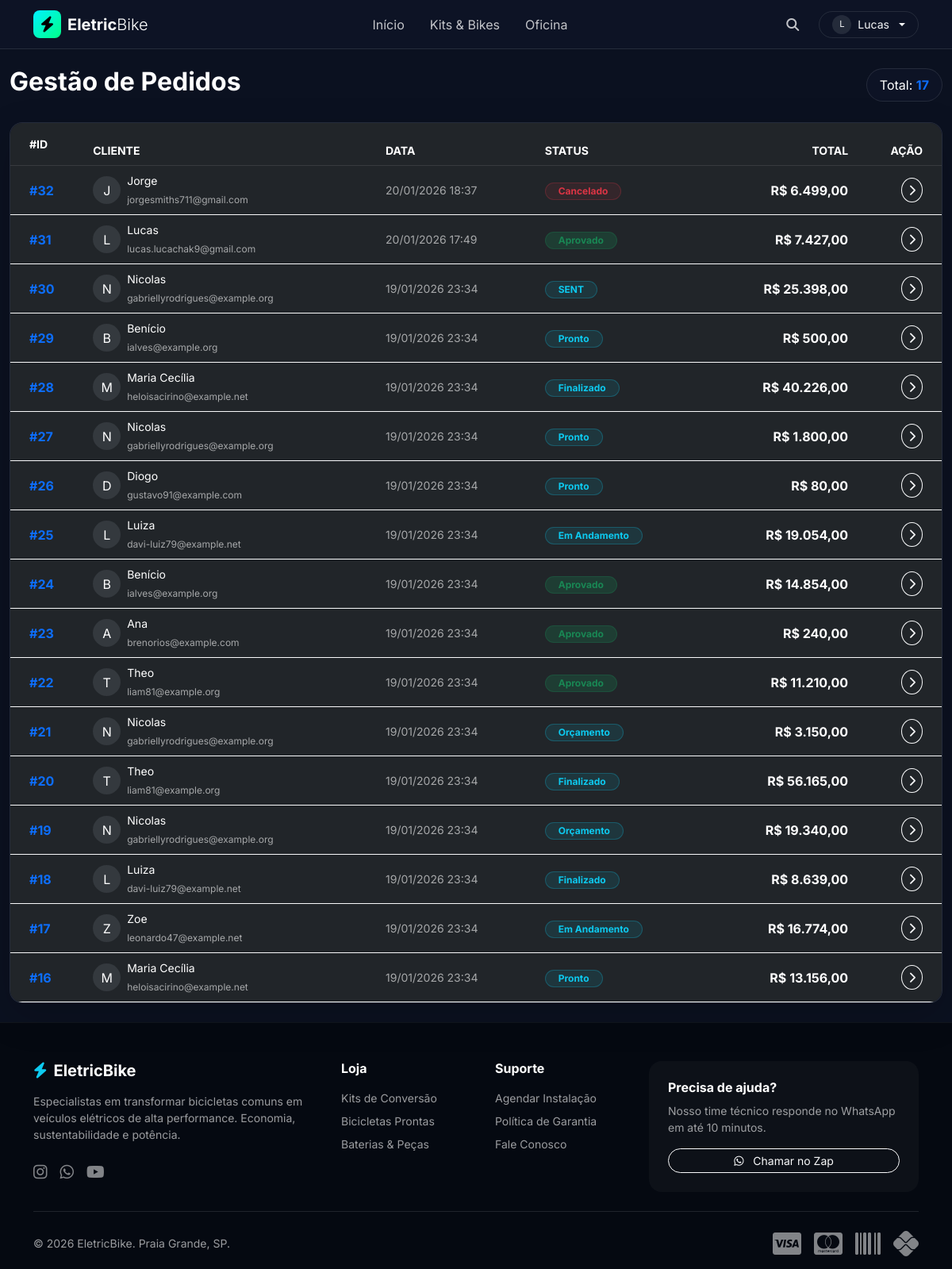
Page /staff/orders/ (signed in) on the committed database.
### Accounts/models.py (models this page shows, shortened)
class User(AbstractUser, TimeStampedModel):
    username = None
    email = models.EmailField('Email', unique=True)
    is_client = models.BooleanField("É Cliente?", default=False)
    is_staff_member = models.BooleanField("É da Equipe?", default=False)
    USERNAME_FIELD = 'email'
    REQUIRED_FIELDS = []
    objects = CustomUserManager()

### Orders/models.py (models this page shows, shortened)
class Order(TimeStampedModel):
    STATUS_CHOICES = [
        ('QUOTE', 'Orçamento'),
        ('APPROVED', 'Aprovado'),
        ('IN_PROGRESS', 'Em Andamento'),
        ('READY', 'Pronto'),
        ('FINISHED', 'Finalizado'),
        ('CANCELED', 'Cancelado'),
    ]
    client = models.ForeignKey(Client, on_delete=models.CASCADE, related_name='orders')
    status = models.CharField(max_length=20, choices=STATUS_CHOICES, default='QUOTE')
    total_amount = models.DecimalField("Valor Total", max_digits=10, decimal_places=2, default=0.00)
    class Meta:
        verbose_name = "Pedido"
        verbose_name_plural = "Pedidos"
        ordering = ['-created_at']

### Clients/models.py (models this page shows, shortened)
class Client(models.Model):
    user = models.OneToOneField(settings.AUTH_USER_MODEL, on_delete=models.CASCADE, related_name='client')
    cpf = models.CharField(max_length=14, unique=True, null=True, blank=True)
    phone = models.CharField(max_length=20, null=True, blank=True)
    address = models.CharField("Endereço", max_length=255, null=True, blank=True)
    number = models.CharField("Número", max_length=10, null=True, blank=True)
    complement = models.CharField("Complemento", max_length=50, null=True, blank=True)
    district = models.CharField("Bairro", max_length=100, null=True, blank=True)
    city = models.CharField("Cidade", max_length=100, null=True, blank=True)
    state = models.CharField("Estado", max_length=2, null=True, blank=True) # UF (SP, RJ...)
    zip_code = models.CharField("CEP", max_length=9, null=True, blank=True)

### Staff/views.py (the view)
# urls.py: path("orders/", views.StaffOrderListView.as_view(), name="staff_order_list"),
class StaffOrderListView(StaffRequiredMixin, ListView):
    model = Order
    template_name = 'staff/order_list.html'
    context_object_name = 'orders'
    ordering = ['-created_at']
    paginate_by = 20
    def get_queryset(self):
        return Order.objects.select_related('client__user').order_by('-created_at')

### Staff/mixins.py (called while the page is built)
    def dispatch(self, request, *args, **kwargs):
        if not request.user.is_authenticated:
            return self.handle_no_permission()
        if not request.user.is_staff:
            return redirect('home')
        return super().dispatch(request, *args, **kwargs)

### Staff/models.py (called while the page is built)
    @classmethod
    def get_solo(cls):
        obj, created = cls.objects.get_or_create(pk=1)
        return obj

### Templates/staff/order_list.html (shortened to what this page needs)
{% extends 'base.html' %}
{% load humanize %}
{% block content %}
<div class="container-fluid py-4">
    <div class="d-flex justify-content-between align-items-center mb-4">
        <h2 class="fw-bold text-white">Gestão de Pedidos</h2>
        <div class="bg-glass px-3 py-2 rounded-pill text-white border border-light border-opacity-10">
            Total: <span class="fw-bold text-primary">{{ orders.count }}</span>
        </div>
    </div>
    <div class="bg-glass rounded-4 overflow-hidden border border-light border-opacity-10 shadow-lg">
        <div class="table-responsive">
            <table class="table table-dark table-hover mb-0 align-middle" style="background: transparent;">
                <thead>
                    <tr class="text-uppercase text-muted small border-bottom border-light border-opacity-10">
                        <th class="ps-4 py-3">#ID</th>
                        <th>Cliente</th>
                        <th>Data</th>
                        <th>Status</th>
                        <th class="text-end">Total</th>
                        <th class="text-end pe-4">Ação</th>
                    </tr>
                </thead>
                <tbody>
                    {% for order in orders %}
                    <tr class="cursor-pointer border-light border-opacity-5" onclick="window.location='{% url 'staff_order_detail' order.id %}'">
                        <td class="ps-4 fw-bold text-primary">#{{ order.id }}</td>
                        <td>
                            <div class="d-flex align-items-center">
                                <div class="bg-secondary bg-opacity-25 rounded-circle d-flex align-items-center justify-content-center me-2 text-white" style="width: 35px; height: 35px;">
                                    {{ order.client.user.first_name.0|upper }}
                                </div>
                                <div>
                                    <span class="d-block text-white small">{{ order.client.user.first_name }}</span>
                                    <small class="text-muted" style="font-size: 0.75rem;">{{ order.client.user.email }}</small>
                                </div>
                            </div>
                        </td>
                        <td class="text-muted small">{{ order.created_at|date:"d/m/Y H:i" }}</td>
                        <td>
                            {% if order.status == 'APPROVED' %}
                                <span class="badge bg-success bg-opacity-25 text-success border border-success border-opacity-25 rounded-pill px-3">Aprovado</span>
                            {% elif order.status == 'PENDING' %}
                                <span class="badge bg-warning bg-opacity-10 text-warning border border-warning border-opacity-25 rounded-pill px-3">Pendente</span>
                            {% elif order.status == 'CANCELED' %}
                                <span class="badge bg-danger bg-opacity-10 text-danger border border-danger border-opacity-25 rounded-pill px-3">Cancelado</span>
                            {% else %}
                                <span class="badge bg-info bg-opacity-10 text-info border border-info border-opacity-25 rounded-pill px-3">{{ order.get_status_display }}</span>
                            {% endif %}
                        </td>
                        <td class="text-end fw-bold text-white">R$ {{ order.total_amount|intcomma }}</td>
                        <td class="text-end pe-4">
                            <a href="{% url 'staff_order_detail' order.id %}" class="btn btn-sm btn-outline-light rounded-circle border-opacity-25">
                                <i class="fas fa-chevron-right"></i>
                            </a>
                        </td>
                    </tr>
                    {% endfor %}
                </tbody>
            </table>
        </div>
    </div>
</div>
{% endblock %}

### Templates/navbar.html (shortened to what this page needs)
{% load static %}
<nav class="navbar navbar-expand-lg fixed-top bg-glass transition-all" id="mainNav">
    <div class="container">
        <a class="navbar-brand d-flex align-items-center gap-2" href="{% url 'home' %}">
            <div style="width: 35px; height: 35px; background: linear-gradient(135deg, var(--primary), var(--secondary)); border-radius: 8px; display: flex; align-items: center; justify-content: center; color: black;">
                <i class="fas fa-bolt"></i>
            </div>
            <span class="fw-bold text-white tracking-tight">Eletric<span class="fw-light">Bike</span></span>
        </a>
        <div class="collapse navbar-collapse" id="navbarNav">
            <ul class="navbar-nav mx-auto mb-2 mb-lg-0">
                <li class="nav-item"><a class="nav-link text-white opacity-75 hover-opacity-100 mx-2" href="{% url 'home' %}">Início</a></li>
                <li class="nav-item"><a class="nav-link text-white opacity-75 hover-opacity-100 mx-2" href="{% url 'bike_catalog' %}">Kits & Bikes</a></li>
                <li class="nav-item"><a class="nav-link text-white opacity-75 hover-opacity-100 mx-2" href="{% url 'services' %}">Oficina</a></li>
            </ul>
            <div class="d-flex align-items-center gap-3">
                <a href="{% url 'bike_catalog' %}" class="btn text-white p-2 opacity-75 hover-opacity-100" title="Buscar">
                    <i class="fas fa-search"></i>
                </a>
                {% if user.is_authenticated %}
                    <div class="dropdown">
                        <button class="btn btn-outline-light rounded-pill px-3 py-1 dropdown-toggle d-flex align-items-center gap-2 border-secondary border-opacity-25" type="button" data-bs-toggle="dropdown">
                            <div class="bg-secondary bg-opacity-25 rounded-circle d-flex align-items-center justify-content-center" style="width: 24px; height: 24px; font-size: 0.7rem;">
                                {{ user.first_name|default:user.email|slice:":1"|upper }}
                            </div>
                            <span class="small">{{ user.first_name|default:"Minha Conta" }}</span>
                        </button>
                    </div>
                {% else %}
                    <a href="{% url 'login' %}" class="text-white text-decoration-none small fw-bold me-2">Login</a>
                    <a href="{% url 'register' %}" class="btn btn-sm btn-neon px-3">Criar Conta</a>
                {% endif %}
            </div>
        </div>
    </div>
</nav>

### Templates/base.html (style rules this page uses)
:root { --primary: #00f2ff; --secondary: #00ff88; --dark-bg: #0b1120; --card-bg: #1e293b; --text-main: #f8fafc; --text-muted: #94a3b8; --glass-border: 1px solid rgba(255, 255, 255, 0.1); --glass-shadow: 0 8px 32px 0 rgba(0, 0, 0, 0.37); --glass-bg: rgba(15, 23, 42, 0.6); --navbar-height: 60px; }
body { font-family: 'Inter', sans-serif; background-color: var(--dark-bg); color: var(--text-main); overflow-x: hidden; -webkit-font-smoothing: antialiased; padding-top: var(--navbar-height); }
body { color: #f1f5f9 !important; }
.text-muted { color: rgba(255, 255, 255, 0.6) !important; }
h1, h2, h3, h4, h5, h6, .h1, .h2, .h3, .h4, .h5, .h6 { color: #ffffff !important; }
a { color: var(--primary); text-decoration: none; transition: 0.3s; }
.bg-glass { background: var(--glass-bg); backdrop-filter: blur(12px); -webkit-backdrop-filter: blur(12px); border-bottom: var(--glass-border); }

### rows in the picture
User: first_name "L", first_name "Lucas"
Order: id "32", client.user.first_name.0 "J", client.user.first_name "Jorge", client.user.email "jorgesmiths711@gmail.com", created_at "20/01/2026 18:37", status "Cancelado", total_amount "6.499,00"
Order: id "31", client.user.first_name.0 "L", client.user.first_name "Lucas", client.user.email "lucas.lucachak9@gmail.com", created_at "20/01/2026 17:49", status "Aprovado", total_amount "7.427,00"
Order: id "30", client.user.first_name.0 "N", client.user.first_name "Nicolas", client.user.email "gabriellyrodrigues@example.org", created_at "19/01/2026 23:34", status "SENT", total_amount "25.398,00"
Order: id "29", client.user.first_name.0 "B", client.user.first_name "Benício", client.user.email "ialves@example.org", created_at "19/01/2026 23:34", status "Pronto", total_amount "500,00"
Order: id "28", client.user.first_name.0 "M", client.user.first_name "Maria Cecília", client.user.email "heloisacirino@example.net", created_at "19/01/2026 23:34", status "Finalizado", total_amount "40.226,00"
Order: id "27", client.user.first_name.0 "N", client.user.first_name "Nicolas", client.user.email "gabriellyrodrigues@example.org", created_at "19/01/2026 23:34", status "Pronto", total_amount "1.800,00"
Order: id "26", client.user.first_name.0 "D", client.user.first_name "Diogo", client.user.email "gustavo91@example.com", created_at "19/01/2026 23:34", status "Pronto", total_amount "80,00"
Order: id "25", client.user.first_name.0 "L", client.user.first_name "Luiza", client.user.email "davi-luiz79@example.net", created_at "19/01/2026 23:34", status "Em Andamento", total_amount "19.054,00"
Order: id "24", client.user.first_name.0 "B", client.user.first_name "Benício", client.user.email "ialves@example.org", created_at "19/01/2026 23:34", status "Aprovado", total_amount "14.854,00"
Order: id "23", client.user.first_name.0 "A", client.user.first_name "Ana", client.user.email "brenorios@example.com", created_at "19/01/2026 23:34", status "Aprovado", total_amount "240,00"
Order: id "22", client.user.first_name.0 "T", client.user.first_name "Theo", client.user.email "liam81@example.org", created_at "19/01/2026 23:34", status "Aprovado", total_amount "11.210,00"
Order: id "21", client.user.first_name.0 "N", client.user.first_name "Nicolas", client.user.email "gabriellyrodrigues@example.org", created_at "19/01/2026 23:34", status "Orçamento", total_amount "3.150,00"
Order: id "20", client.user.first_name.0 "T", client.user.first_name "Theo", client.user.email "liam81@example.org", created_at "19/01/2026 23:34", status "Finalizado", total_amount "56.165,00"
Order: id "19", client.user.first_name.0 "N", client.user.first_name "Nicolas", client.user.email "gabriellyrodrigues@example.org", created_at "19/01/2026 23:34", status "Orçamento", total_amount "19.340,00"
Order: id "18", client.user.first_name.0 "L", client.user.first_name "Luiza", client.user.email "davi-luiz79@example.net", created_at "19/01/2026 23:34", status "Finalizado", total_amount "8.639,00"
Order: id "17", client.user.first_name.0 "Z", client.user.first_name "Zoe", client.user.email "leonardo47@example.net", created_at "19/01/2026 23:34", status "Em Andamento", total_amount "16.774,00"
Order: id "16", client.user.first_name.0 "M", client.user.first_name "Maria Cecília", client.user.email "heloisacirino@example.net", created_at "19/01/2026 23:34", status "Pronto", total_amount "13.156,00"

### other values in the picture
{{ orders.count }} "17"
